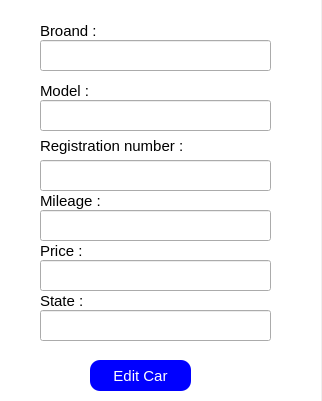
<?xml version="1.0" encoding="UTF-8"?>
<ui version="4.0">
 <class>edit</class>
 <widget class="QWidget" name="edit">
  <property name="geometry">
   <rect>
    <x>0</x>
    <y>0</y>
    <width>322</width>
    <height>401</height>
   </rect>
  </property>
  <property name="windowTitle">
   <string>Form</string>
  </property>
  <widget class="QLineEdit" name="marque">
   <property name="geometry">
    <rect>
     <x>40</x>
     <y>40</y>
     <width>231</width>
     <height>31</height>
    </rect>
   </property>
   <property name="text">
    <string/>
   </property>
  </widget>
  <widget class="QLineEdit" name="kilo">
   <property name="geometry">
    <rect>
     <x>40</x>
     <y>210</y>
     <width>231</width>
     <height>31</height>
    </rect>
   </property>
  </widget>
  <widget class="QLabel" name="label_3">
   <property name="geometry">
    <rect>
     <x>40</x>
     <y>20</y>
     <width>71</width>
     <height>21</height>
    </rect>
   </property>
   <property name="font">
    <font>
     <pointsize>11</pointsize>
     <weight>50</weight>
     <bold>false</bold>
    </font>
   </property>
   <property name="text">
    <string>Broand :</string>
   </property>
  </widget>
  <widget class="QPushButton" name="addb">
   <property name="geometry">
    <rect>
     <x>90</x>
     <y>360</y>
     <width>101</width>
     <height>31</height>
    </rect>
   </property>
   <property name="font">
    <font>
     <pointsize>11</pointsize>
    </font>
   </property>
   <property name="styleSheet">
    <string notr="true">background-color: blue;
border-radius: 10px;
color: white;
box-shadow:6px 6px 6px 6px black inset;</string>
   </property>
   <property name="text">
    <string>Edit Car</string>
   </property>
  </widget>
  <widget class="QLabel" name="label_6">
   <property name="geometry">
    <rect>
     <x>40</x>
     <y>130</y>
     <width>151</width>
     <height>31</height>
    </rect>
   </property>
   <property name="font">
    <font>
     <pointsize>11</pointsize>
     <weight>50</weight>
     <bold>false</bold>
    </font>
   </property>
   <property name="text">
    <string>Registration number :</string>
   </property>
  </widget>
  <widget class="QLineEdit" name="price">
   <property name="geometry">
    <rect>
     <x>40</x>
     <y>260</y>
     <width>231</width>
     <height>31</height>
    </rect>
   </property>
  </widget>
  <widget class="QLabel" name="label_8">
   <property name="geometry">
    <rect>
     <x>40</x>
     <y>290</y>
     <width>71</width>
     <height>21</height>
    </rect>
   </property>
   <property name="font">
    <font>
     <pointsize>11</pointsize>
     <weight>50</weight>
     <bold>false</bold>
    </font>
   </property>
   <property name="text">
    <string>State :</string>
   </property>
  </widget>
  <widget class="QLabel" name="label_4">
   <property name="geometry">
    <rect>
     <x>40</x>
     <y>80</y>
     <width>71</width>
     <height>21</height>
    </rect>
   </property>
   <property name="font">
    <font>
     <pointsize>11</pointsize>
     <weight>50</weight>
     <bold>false</bold>
    </font>
   </property>
   <property name="text">
    <string>Model :</string>
   </property>
  </widget>
  <widget class="QLabel" name="label_7">
   <property name="geometry">
    <rect>
     <x>40</x>
     <y>240</y>
     <width>71</width>
     <height>21</height>
    </rect>
   </property>
   <property name="font">
    <font>
     <pointsize>11</pointsize>
     <weight>50</weight>
     <bold>false</bold>
    </font>
   </property>
   <property name="text">
    <string>Price :</string>
   </property>
  </widget>
  <widget class="QLabel" name="label_5">
   <property name="geometry">
    <rect>
     <x>40</x>
     <y>190</y>
     <width>71</width>
     <height>21</height>
    </rect>
   </property>
   <property name="font">
    <font>
     <pointsize>11</pointsize>
     <weight>50</weight>
     <bold>false</bold>
    </font>
   </property>
   <property name="text">
    <string>Mileage :</string>
   </property>
  </widget>
  <widget class="QLabel" name="label">
   <property name="geometry">
    <rect>
     <x>0</x>
     <y>0</y>
     <width>321</width>
     <height>401</height>
    </rect>
   </property>
   <property name="styleSheet">
    <string notr="true">background-color: rgb(255, 255, 255);</string>
   </property>
   <property name="text">
    <string/>
   </property>
  </widget>
  <widget class="QLineEdit" name="model">
   <property name="geometry">
    <rect>
     <x>40</x>
     <y>100</y>
     <width>231</width>
     <height>31</height>
    </rect>
   </property>
  </widget>
  <widget class="QLineEdit" name="state">
   <property name="geometry">
    <rect>
     <x>40</x>
     <y>310</y>
     <width>231</width>
     <height>31</height>
    </rect>
   </property>
  </widget>
  <widget class="QLineEdit" name="matricule">
   <property name="geometry">
    <rect>
     <x>40</x>
     <y>160</y>
     <width>231</width>
     <height>31</height>
    </rect>
   </property>
  </widget>
  <zorder>label</zorder>
  <zorder>marque</zorder>
  <zorder>kilo</zorder>
  <zorder>label_3</zorder>
  <zorder>addb</zorder>
  <zorder>label_6</zorder>
  <zorder>price</zorder>
  <zorder>label_8</zorder>
  <zorder>label_4</zorder>
  <zorder>label_7</zorder>
  <zorder>label_5</zorder>
  <zorder>model</zorder>
  <zorder>state</zorder>
  <zorder>matricule</zorder>
 </widget>
 <resources/>
 <connections/>
</ui>
